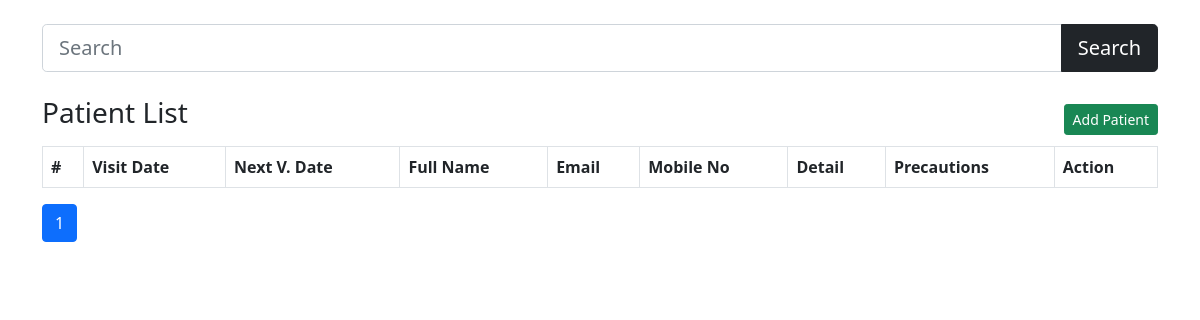
The app's page /, older data.
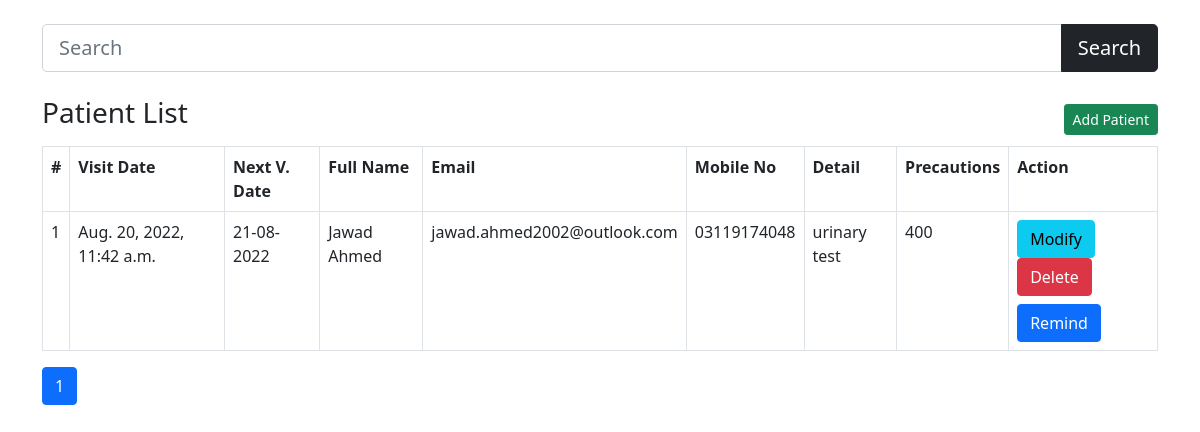
The same page, newer data.
### main/models.py (models this page shows, shortened)
class Patient(models.Model):
    full_name=models.CharField(max_length=100)
    email=models.CharField(max_length=50)
    mobile_no=models.CharField(max_length=50)
    address=models.TextField()
    detail=models.TextField()
    precout=models.TextField()
    visit_date=models.DateTimeField(auto_now_add=True)
    next_visit_date=models.CharField(max_length=100)

### main/views.py (the view)
# urls.py: path('', views.home, name='home'),
def home(request):
    data = Patient.objects.all()
    if 'q' in request.GET:
        q = request.GET['q']
        data = Patient.objects.filter(Q(full_name__icontains=q) | Q(
            mobile_no__icontains=q) | Q(email__icontains=q))
    paginator = Paginator(data, 1)
    page_number = request.GET.get('page', 1)
    data = paginator.get_page(page_number)
    return render(request, 'home.html', {'data': data})

### main/templates/home.html (shortened to what this page needs)
{% load static %}
<!DOCTYPE html>
<html lang="en">
<head>
    <link rel="stylesheet" href="{% static 'bootstrap.min.css' %}">
</head>
<body>
    <main class="container">
        <form class="my-4" action="/">
            <div class="input-group mb-3">
                <input type="text" name="q" class="form-control form-control-lg" placeholder="Search" />
                <button class="btn btn-dark btn-lg" type="submit" id="button-addon2">Search</button>
            </div>
        </form>
        <h3 class="my-3">Patient List <a href="/add-patient" class="float-end btn btn-sm btn-success mt-2">Add Patient</a></h3>
        <table class="table table-bordered">
            <tr>
                <th>#</th>
                <th>Visit Date</th>
                <th>Next V. Date</th>
                <th>Full Name</th>
                <th>Email</th>
                <th>Mobile No</th>
                <th>Detail</th>
                <th>Precautions</th>
                <th>Action</th>
            </tr>
            {% if data %}
                {% for patient in data %}
                <tr>
                    <td>{{patient.id}}</td>
                    <td>{{patient.visit_date}}</td>
                    <td>{{patient.next_visit_date}}</td>
                    <td>{{patient.full_name}}</td>
                    <td>{{patient.email}}</td>
                    <td>{{patient.mobile_no}}</td>
                    <td>{{patient.detail}}</td>
                    <td>{{patient.precout}}</td>
                    <td>
                        <a href="/update-patient/{{patient.id}}" class="btn btn-info btm-sm">Modify</a>
                        <a onclick="return confirm('Are you sure you want to delete this data?')" href="/delete-patient/{{patient.id}}" class="btn btn-danger btm-sm">Delete</a>
                        <form method="post" action="/send-email/{{patient.id}}">
                            <input type="submit" class="btn btn-primary mt-2" value="Remind" />
                        </form>
                    </td>
                </tr>
                {% endfor %}
            {% endif %}
        </table>
        <nav aria-label="...">
            <ul class="pagination">
                {% for i in data.paginator.page_range %}
                    {% if data.number == i %}
                    <li class="page-item active" aria-current="page">
                        <a class="page-link" href="#">{{i}}</a>
                    </li>
                    {% else %}
                    <li class="page-item"><a class="page-link" href="?page={{i}}">{{i}}</a></li>
                    {% endif %}
                {% endfor %}
            </ul>
        </nav>
    </main>
</body>
</html>

Row changes from the older to the newer data that the page shows:
added Patient: id "1", visit_date "Aug. 20, 2022, 11:42 a.m.", next_visit_date "21-08-2022", full_name "Jawad Ahmed", email "jawad.ahmed2002@outlook.com", mobile_no "03119174048", detail "urinary test", precout "400"
